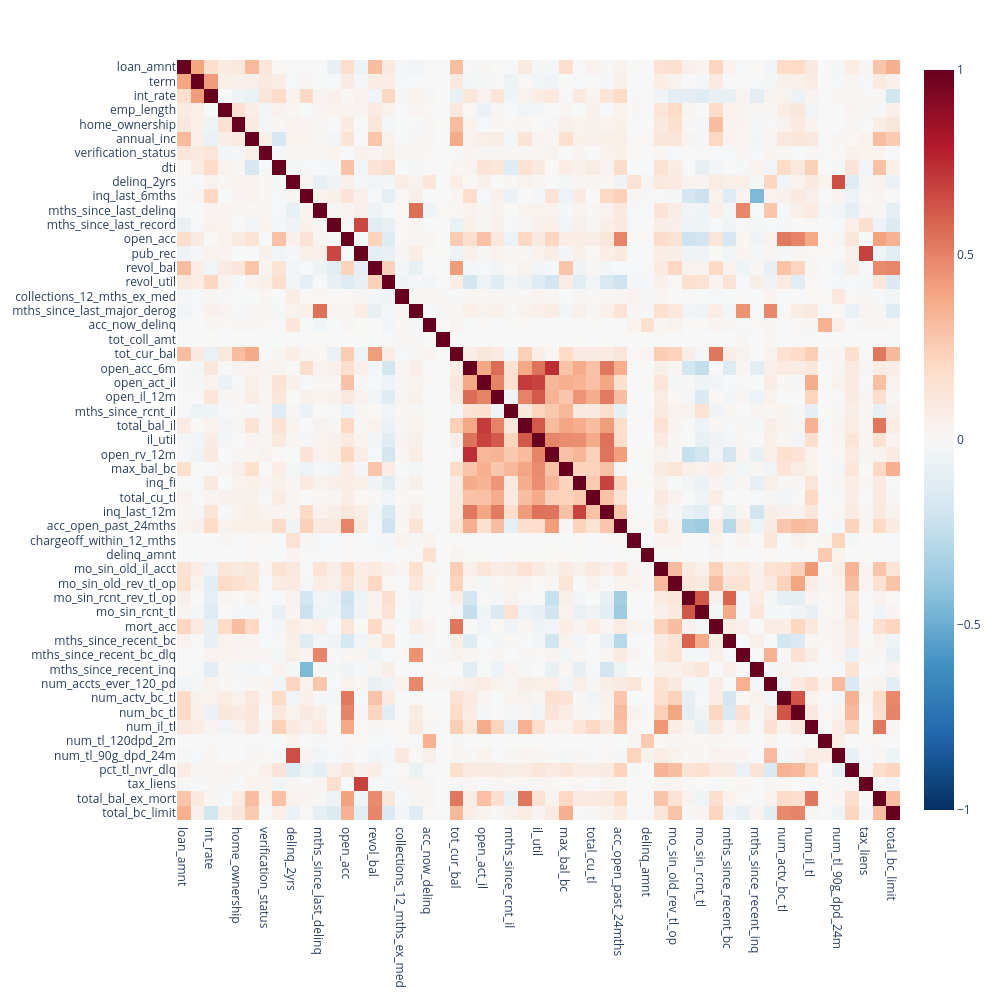

This figure's notebook cell:
### Code cell
#VIF for X_train

cols_to_drop.clear()
continuous_cols = [col for col in X_train.columns if X_train[col].nunique() > 2]
df_vif = X_train[continuous_cols].copy()

while True:
    corr_matrix = df_vif.corr()
    corr_inv = np.linalg.pinv(corr_matrix.values)
    vif = pd.Series(np.diag(corr_inv), index=df_vif.columns).sort_values(ascending=False)
    
    if vif.iloc[0] < 5:
        break
    
    worst = vif.index[0]
    cols_to_drop.append(worst)
    df_vif = df_vif.drop(columns=worst)
    print(f"Dropped: {worst} — VIF={vif.iloc[0]:.2f}")

# Apply drops to the original full dataframe
X_train = X_train.drop(columns=cols_to_drop)
X_test= X_test.drop(columns = cols_to_drop)
print(f"\nAll dropped: {cols_to_drop}")

#Last view at final X_train corr_matrix

numeric_df = X_train.select_dtypes(include=['int64', 'float64',])

corr_matrix = numeric_df.corr(method='pearson')


fig = px.imshow(
    corr_matrix, 
    text_auto=False, 
    aspect="auto", 
    color_continuous_scale='RdBu_r', 
    zmin=-1, zmax=1
)
fig.update_layout(width=1000, height=1000)
fig.show()

### Figure 1 — Plotly figure (JSON) as saved in the notebook; plotly's stock layout.template omitted (floating-point values rounded to 4 significant figures; data arrays with more than 128 entries replaced by an {"elided": "..."} marker saying what was removed)
{"data": [{"coloraxis": "coloraxis", "hovertemplate": "x: %{x}<br>y: %{y}<br>color: %{z}<extra></extra>", "name": "0", "type": "heatmap", "x": ["loan_amnt", "term", "int_rate", "emp_length", "home_ownership", "annual_inc", "verification_status", "dti", "delinq_2yrs", "inq_last_6mths", "mths_since_last_delinq", "mths_since_last_record", "open_acc", "pub_rec", "revol_bal", "revol_util", "collections_12_mths_ex_med", "mths_since_last_major_derog", "acc_now_delinq", "tot_coll_amt", "tot_cur_bal", "open_acc_6m", "open_act_il", "open_il_12m", "mths_since_rcnt_il", "total_bal_il", "il_util", "open_rv_12m", "max_bal_bc", "inq_fi", "total_cu_tl", "inq_last_12m", "acc_open_past_24mths", "chargeoff_within_12_mths", "delinq_amnt", "mo_sin_old_il_acct", "mo_sin_old_rev_tl_op", "mo_sin_rcnt_rev_tl_op", "mo_sin_rcnt_tl", "mort_acc", "mths_since_recent_bc", "mths_since_recent_bc_dlq", "mths_since_recent_inq", "num_accts_ever_120_pd", "num_actv_bc_tl", "num_bc_tl", "num_il_tl", "num_tl_120dpd_2m", "num_tl_90g_dpd_24m", "pct_tl_nvr_dlq", "tax_liens", "total_bal_ex_mort", "total_bc_limit"], "xaxis": "x", "y": ["loan_amnt", "term", "int_rate", "emp_length", "home_ownership", "annual_inc", "verification_status", "dti", "delinq_2yrs", "inq_last_6mths", "mths_since_last_delinq", "mths_since_last_record", "open_acc", "pub_rec", "revol_bal", "revol_util", "collections_12_mths_ex_med", "mths_since_last_major_derog", "acc_now_delinq", "tot_coll_amt", "tot_cur_bal", "open_acc_6m", "open_act_il", "open_il_12m", "mths_since_rcnt_il", "total_bal_il", "il_util", "open_rv_12m", "max_bal_bc", "inq_fi", "total_cu_tl", "inq_last_12m", "acc_open_past_24mths", "chargeoff_within_12_mths", "delinq_amnt", "mo_sin_old_il_acct", "mo_sin_old_rev_tl_op", "mo_sin_rcnt_rev_tl_op", "mo_sin_rcnt_tl", "mort_acc", "mths_since_recent_bc", "mths_since_recent_bc_dlq", "mths_since_recent_inq", "num_accts_ever_120_pd", "num_actv_bc_tl", "num_bc_tl", "num_il_tl", "num_tl_120dpd_2m", "num_tl_90g_dpd_24m", "pct_tl_nvr_dlq", "tax_liens", "total_bal_ex_mort", "total_bc_limit"], "yaxis": "y", "z": {"elided": "53x53 float values"}}], "layout": {"coloraxis": {"cmax": 1, "cmin": -1, "colorscale": [[0, "rgb(5,48,97)"], [0.1, "rgb(33,102,172)"], [0.2, "rgb(67,147,195)"], [0.3, "rgb(146,197,222)"], [0.4, "rgb(209,229,240)"], [0.5, "rgb(247,247,247)"], [0.6, "rgb(253,219,199)"], [0.7, "rgb(244,165,130)"], [0.8, "rgb(214,96,77)"], [0.9, "rgb(178,24,43)"], [1, "rgb(103,0,31)"]]}, "height": 1000, "margin": {"t": 60}, "width": 1000, "xaxis": {"anchor": "y", "domain": [0, 1]}, "yaxis": {"anchor": "x", "autorange": "reversed", "domain": [0, 1]}}}
